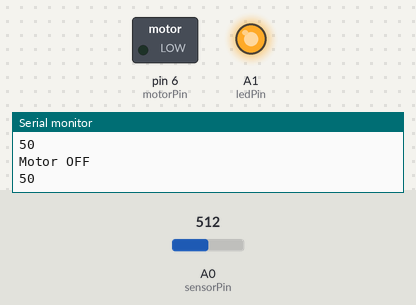
Recording of a sketch running on a simulated Arduino Uno, built with avr-gcc and run on an emulated ATmega328P. Parts: switched loads named in the sketch (green lamp = pin HIGH), output pins drawn as LEDs (lit = HIGH), the last lines printed to the serial monitor. The test bench sets the inputs (shaded band); at power-on: A0 (sensorPin) = 512.

Above: at 1.2 s.
1.3 s: A0 (sensorPin) set to 325
2.8 s: A0 (sensorPin) set to 293
At 3.9 s:
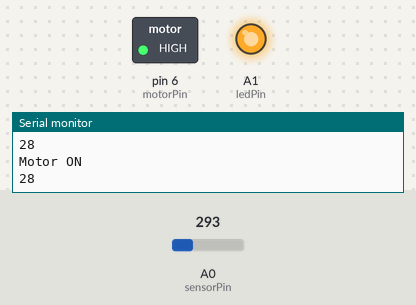
4.4 s: A0 (sensorPin) set to 716
At 5.5 s:
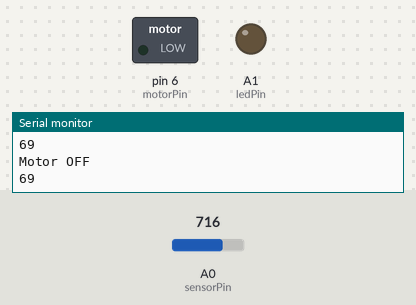
6.0 s: A0 (sensorPin) set to 526
7.5 s: A0 (sensorPin) set to 504
At 8.7 s:
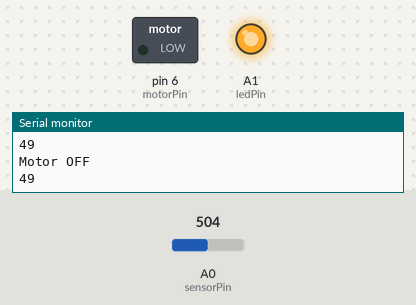
10.5 s: A0 (sensorPin) set to 306
At 11.7 s:
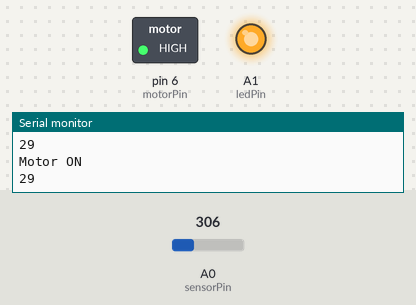
Timing chart, 0 to 13.1 s (numbered marks = the images above; inputs shaded):
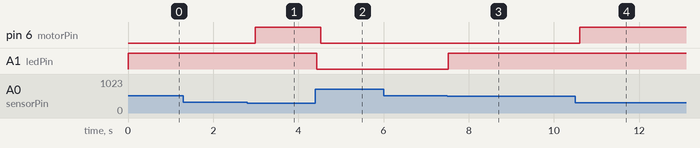

The sketch:

2.2C.ino
```cpp
// In this code, the the .csv file can also be generated
// when the arduino is connected to a dataLogger
// hence the parts where dataLogger was used is commented out

//#include <SD.h>

#define sensorPin A0
#define ledPin A1
#define motorPin 6

//const int chipSelect = 10; // Pin 10 used for the SD card module

void setup()
{
  pinMode(ledPin, OUTPUT);
  pinMode(motorPin, OUTPUT);
  Serial.begin(9600);

/*    if (!SD.begin(chipSelect)) {;	//Only works if data logger available
    while (1);
  }


  File dataFile = SD.open("data.csv", FILE_WRITE);
  if (dataFile) {
    dataFile.println("Time,Moisture (%)");
    dataFile.close();
  }
*/
}

void loop()
{
	delay(10);							// Allow power to settle
	int val = analogRead(sensorPin);	// Read the analog value form sensor
    int moisturePercentage = map(val, 0, 1023, 0, 100);
    analogWrite(ledPin, map(val, 0, 1023, 255, 0));
 //   logData(moisturePercentage);
  	Serial.println(moisturePercentage);
      waterPlant(moisturePercentage);
}

/*
void logData(int moisturePercentage) {
  File dataFile = SD.open("data.csv", FILE_WRITE);
  if (dataFile) {
    unsigned long currentTime = millis();
    dataFile.print(currentTime);
    dataFile.print(",");
    dataFile.println(moisturePercentage);
    dataFile.close();
  }
}

*/

void waterPlant(int moistureVal) {
  if(moistureVal < 30){
    delay(100);
  	digitalWrite(motorPin, HIGH);
  	Serial.println("Motor ON");
  }
  else{
    delay(100);
    digitalWrite(motorPin, LOW);
    Serial.println("Motor OFF");
  }

}
```

Measured:
- the behaviour switches between 307 and 306 on A0 (sensorPin) (found by bisection; images 0 and 1)
- the behaviour switches between 514 and 513 on A0 (sensorPin) (found by bisection; images 2 and 3)
- after the input at 2.8 s, pin 6 (motorPin): LOW → HIGH after 0.18 s
- after the input at 4.4 s, pin 6 (motorPin): HIGH → LOW after 0.13 s; A1 (ledPin): HIGH → LOW at once
- after the input at 7.5 s, A1 (ledPin): LOW → HIGH at once
- after the input at 10.5 s, pin 6 (motorPin): LOW → HIGH after 0.10 s
